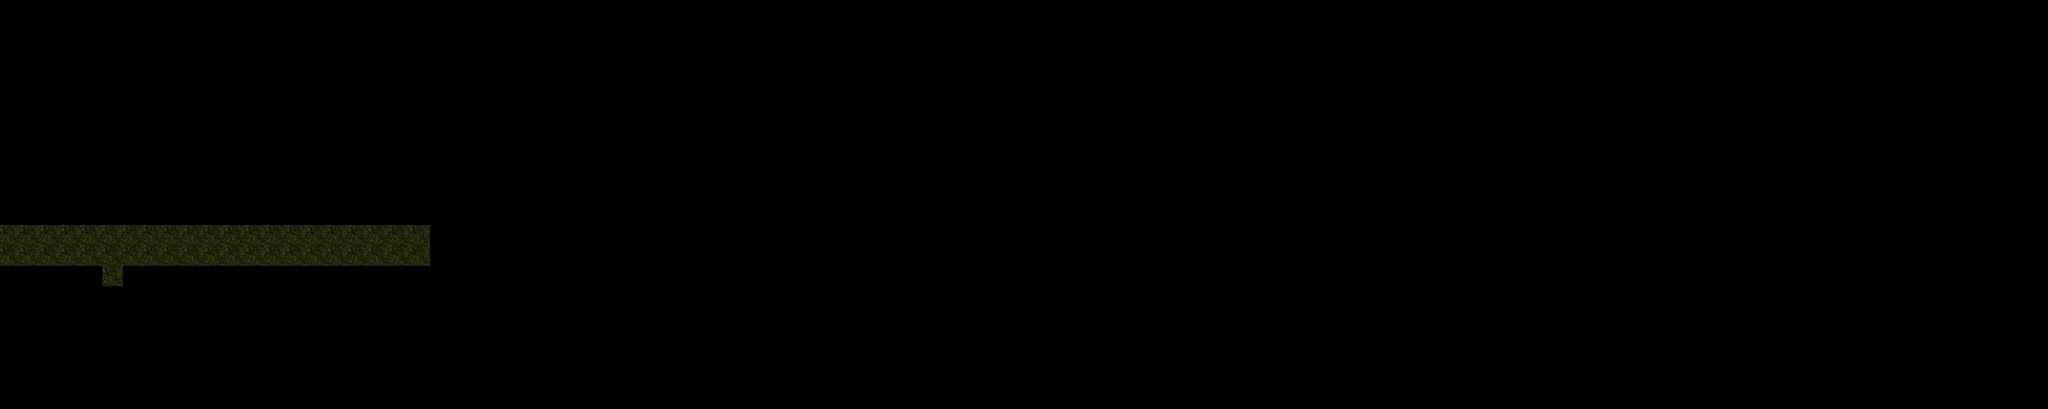

Tiled map render using the project's own tile images. Description and the map definition, with tile-layer contents summarised, below:
An orthogonal 100x20 tile map with 31x31 px tiles, 1 tile layer (Tile Layer 1).

<map version="1.0" orientation="orthogonal" width="100" height="20" tilewidth="31" tileheight="31">
 <tileset firstgid="1" name="ClaymoreLvl1" tilewidth="31" tileheight="31" margin="1">
  <image source="../Desktop/Sprites/tiles.png" width="918" height="678" />
 </tileset>
 <layer name="Tile Layer 1" width="100" height="20">
  <data>[2000 cells, 43 non-empty, 1 distinct tile ids]</data>
 </layer>
</map>
